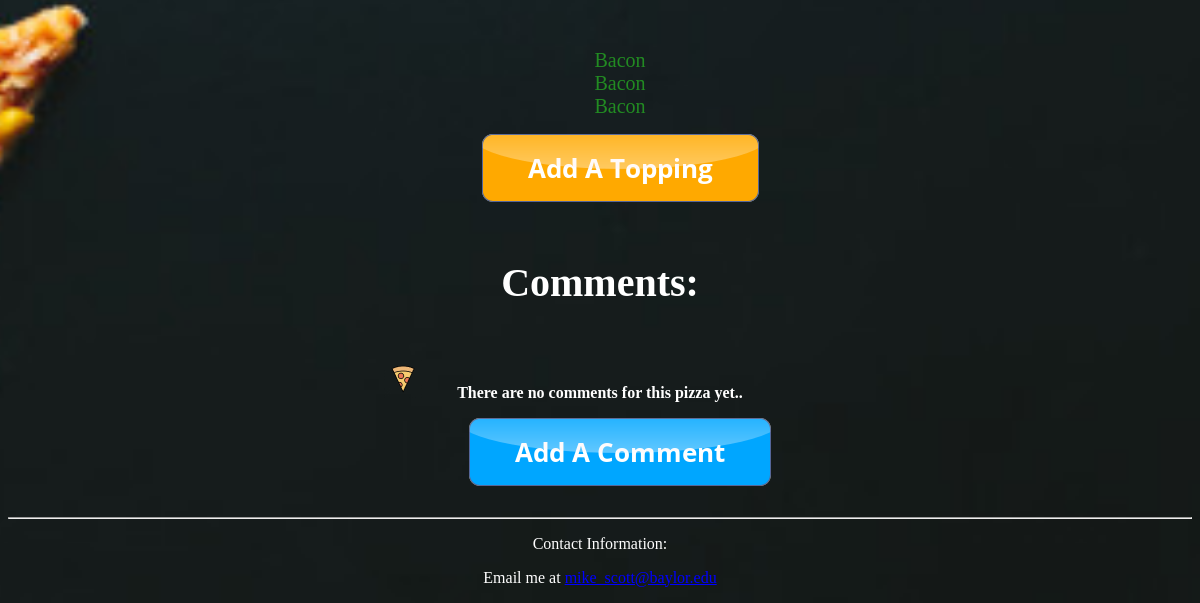
Page /pizza_list/1/ (lower part) on the earlier database version.
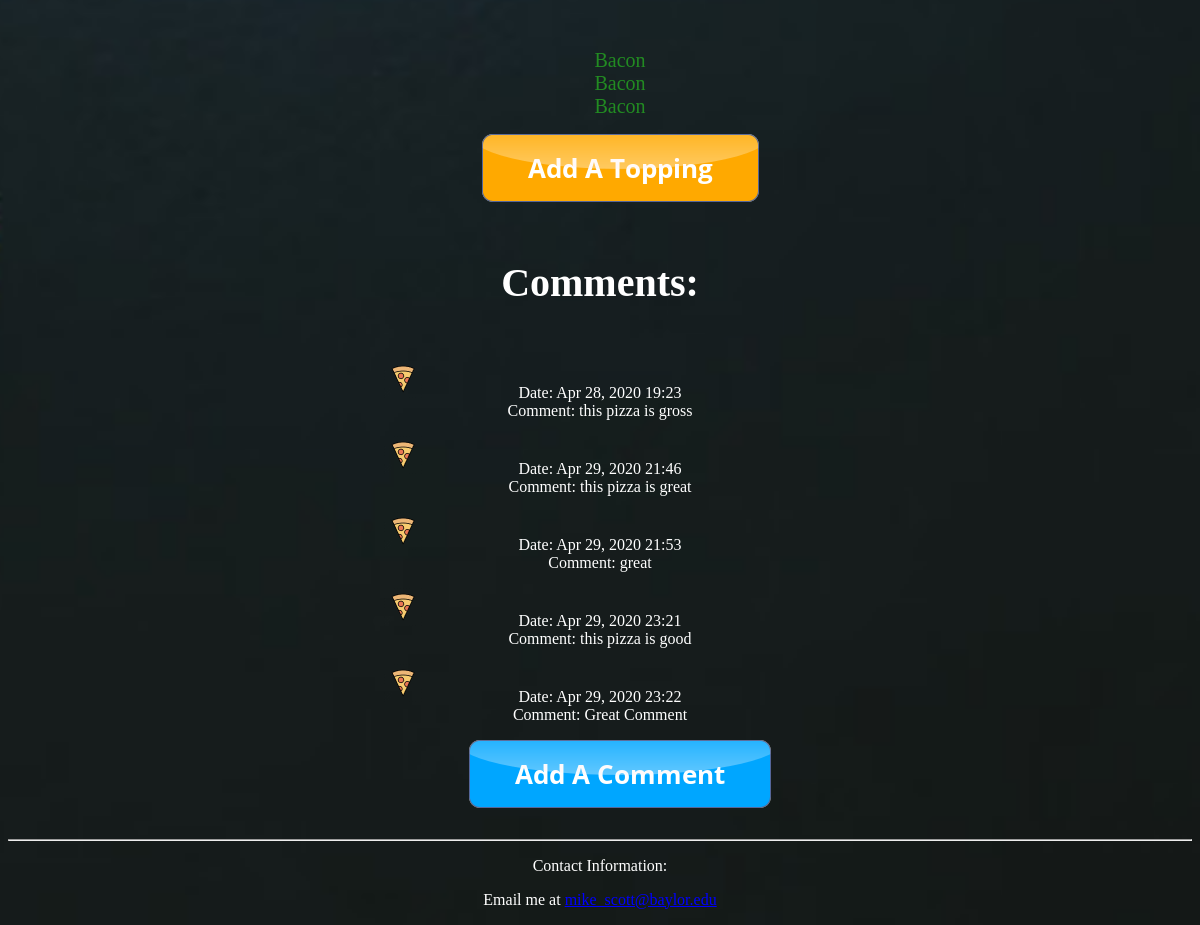
Same page on the later database version.
### pizzas/models.py (models this page shows, shortened)
class Topping(models.Model):
    pizza = models.ForeignKey(Pizza, on_delete=models.CASCADE)
    top_choices = (
        ('B', 'Bacon'),
        ('S', 'Sausage'),
        ('P', 'Pepperoni'),
        ('PN', 'Pineapple'),
        ('SP', 'Spinach'),
        ('M', 'Mushrooms'),
        ('C', 'Chicken'),
        ('A', 'Anchovies'),
        ('GP', 'Green Peppers'),
        ('RP', 'Red Peppers'),
    )
    top_choice = models.CharField(max_length=2, choices=top_choices)
    date_added = models.DateTimeField(auto_now_add=True)
    class Meta:
        verbose_name_plural = 'toppings'

class Comment(models.Model):
    pizza = models.ForeignKey(Pizza, on_delete=models.CASCADE)
    text = models.TextField()
    date_added = models.DateTimeField(auto_now_add=True)
    class Meta:
        verbose_name_plural = 'comments'

### pizzas/views.py (the view)
# urls.py: path('pizza_list/<int:pizza_id>/', views.pizza, name='pizza'),
def pizza(request, pizza_id):
    pizza = Pizza.objects.get(id=pizza_id)
    toppings = pizza.topping_set.order_by('-date_added')
    context = {'pizza':pizza, 'toppings':toppings}
    return render(request, 'pizzas/pizza.html',context)

### pizzas/models.py (called while the page is built)
    def __str__(self):
        return self.text

### pizzas/templates/pizzas/pizza.html (shortened to what this page needs)
{%extends "pizzas/base.html" %}
{% block content %}
{% load static %}
<link rel="stylesheet" href="{% static 'css/base.css' %}">
    <table align="center">
        <tr>
          <td>
    <ul class="b">
        {% for topping in toppings %}
        <li style="font-size: 20px ; font-weight: normal; color:forestgreen;">
            {{ topping.get_top_choice_display }}
        </li>
        {% empty %}
            <li style="font-size: 2em ; font-weight: normal; color:forestgreen;">
                There are no toppings for this pizza yet..</li>
        {% endfor %}
    </ul>
    <ul class="b">
        <li>
            <a href="{% url 'pizzas:new_topping' pizza.id %}">
                <img src="{% static 'images/button_add-a-topping.png' %}" width="width" height="height">
            </a>
        </li>
    </ul>
    <ul class="a">
        <h4 style="font-size: 40px ; font-weight: bolder; color: white;">Comments:</h4>
            {% for comment in pizza.comment_set.all %}
            <li>
                <p style="text-align:center">Date: {{ comment.date_added|date:'M d, Y H:i' }} <br> Comment: {{ comment.text}}<p>
            </li>
            {% empty %}
                <li style="font-size: 1em ; font-weight: bolder; color:white;">There are no comments for this pizza yet..</li>
            {% endfor %}
    </ul>
    <ul class="b">
        <li>
            <a href="{% url 'pizzas:new_comment' pizza.id%}">
                <img src="{% static 'images/button_add-a-comment.png' %}" width="width" height="height">
            </a>
        </li>
        </ul>
        </td>
        </tr>
        </table>
{% endblock content%}

### pizzas/templates/pizzas/base.html (shortened to what this page needs)
{% load static %}
<link rel="stylesheet" href="{% static 'css/base.css' %}">
<HTML>
    <HEAD><TITLE>Mike's Pizzeria</TITLE></HEAD>
    <body>
        <div>
            <div>
                <div>
                {% block content %}
                {% endblock %}
                </div>
            </div>
        </div>
        <div>
            <hr>
            <p>Contact Information:</p>
            <P>Email me at <a href="mailto:mike_scott@baylor.edu">mike_scott@baylor.edu</a></P>
        </div>
    </body>
</HTML>

### pizzas/static/css/base.css (style rules this page uses)
body { background: url(bg2.jpg) no-repeat center center fixed; -webkit-background-size: cover; -moz-background-size: cover; -o-background-size: cover; background-size: cover; }
ul { text-align: center; list-style: inside; }
h4 { color: white; text-align: center; font-size: 40px; }
p { color: white; text-align: center; }
ul.a { list-style: url("piz.png"); list-style-position: outside; margin: 0; padding: 0; }
ul.b { list-style-type: none; list-style-position: outside; }
a:link { color: blue; }

### pizzas/templates/pizzas/base.html (style rules this page uses)
h4 { font-size:24px; }

Differences in the rows shown:
added Comment: date_added "Apr 28, 2020 19:23", text "this pizza is gross"
added Comment: date_added "Apr 29, 2020 21:46", text "this pizza is great"
added Comment: date_added "Apr 29, 2020 21:53", text "great"
added Comment: date_added "Apr 29, 2020 23:21", text "this pizza is good"
added Comment: date_added "Apr 29, 2020 23:22", text "Great Comment"
Other differences:
text no longer shown: "There are no comments for this pizza yet.."
